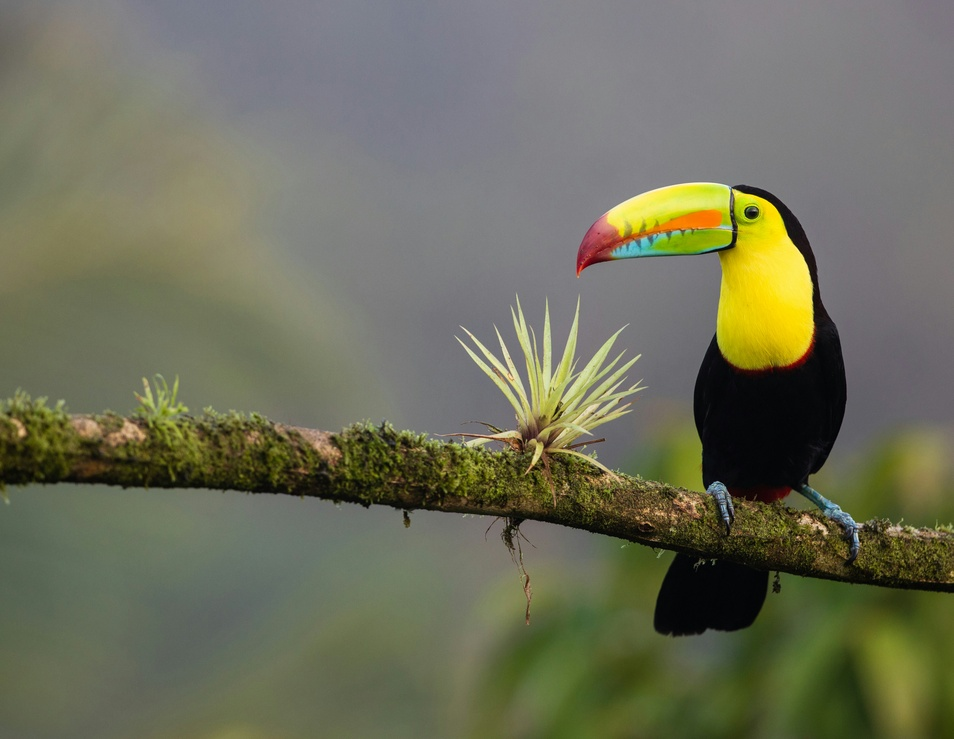
#> input picture assets/bird.jpg, 954 x 739 px, shrunk from 4171 x 3232 before the run, found by its file name
$ python main.py
#> lines starting #> are read from the running program, lines starting #| are printed output that depends on the picture
import os
import cv2

img = cv2.imread(os.path.join('assets', 'bird.jpg'))
#> img is the input picture: shape (739, 954, 3); mean B, G, R 90.1, 110.8, 109.6

k_size = 75
img_blur = cv2.blur(img, (k_size, k_size))
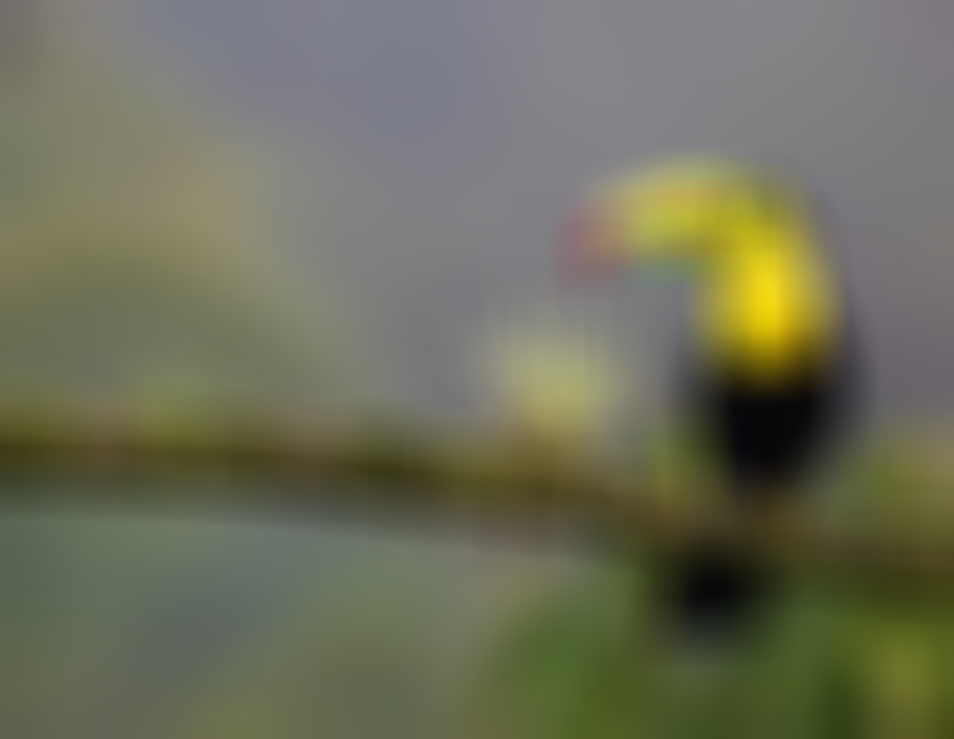
#> img_blur: shape (739, 954, 3); mean B, G, R 90.1, 110.8, 109.6
img_gaussian_blur = cv2.GaussianBlur(img, (k_size, k_size), 10)
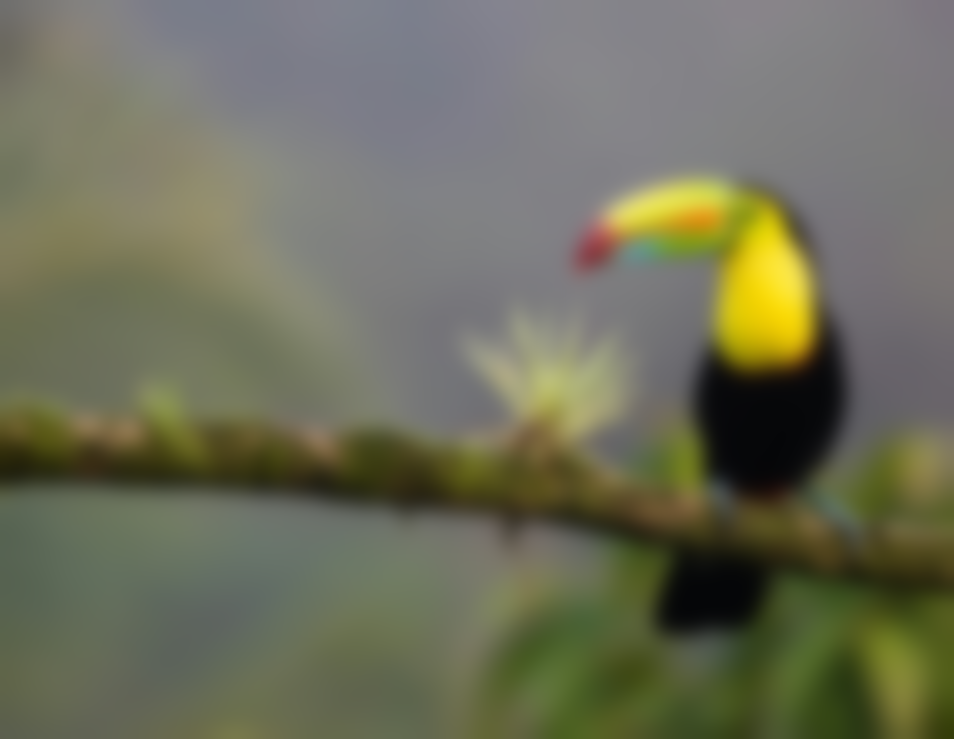
#> img_gaussian_blur: shape (739, 954, 3); mean B, G, R 90.1, 110.8, 109.6
img_median_blur = cv2.medianBlur(img, k_size)
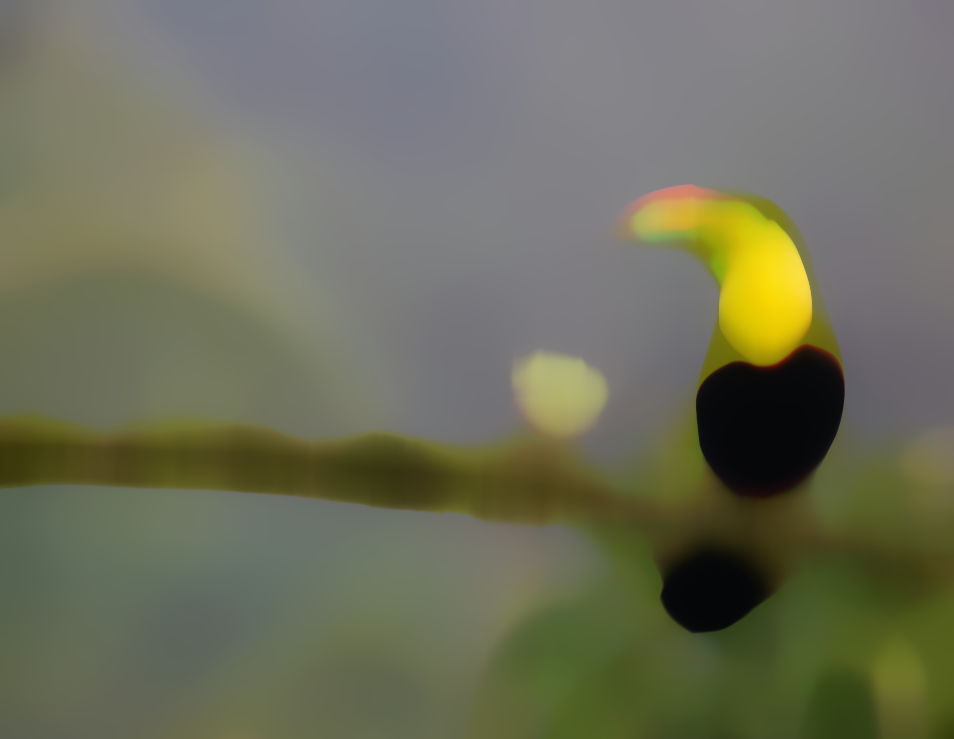
#> img_median_blur: shape (739, 954, 3); mean B, G, R 90.1, 110.9, 109.5

cv2.imshow('img', img)
cv2.imshow('img_blur', img_blur)
cv2.imshow('img_gaussian_blur', img_gaussian_blur)
cv2.imshow('img_median_blur', img_median_blur)

while True:
        if cv2.waitKey(1) & 0xFF == ord('q'):
#> (key q is pressed here)
            break
